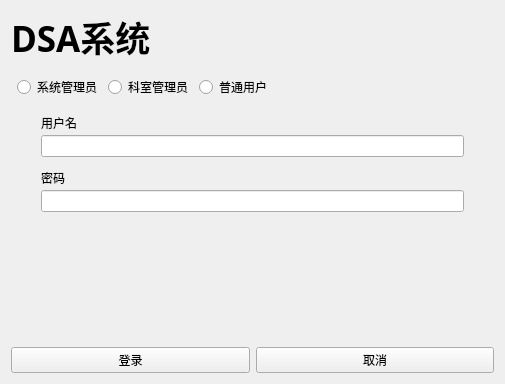
<?xml version="1.0" encoding="UTF-8"?>
<ui version="4.0">
 <class>CDlgLogin</class>
 <widget class="QDialog" name="CDlgLogin">
  <property name="geometry">
   <rect>
    <x>0</x>
    <y>0</y>
    <width>505</width>
    <height>384</height>
   </rect>
  </property>
  <property name="windowTitle">
   <string>DSA登录</string>
  </property>
  <layout class="QVBoxLayout" name="verticalLayout">
   <item>
    <widget class="QLabel" name="label">
     <property name="font">
      <font>
       <family>微软雅黑</family>
       <pointsize>26</pointsize>
       <weight>75</weight>
       <bold>true</bold>
      </font>
     </property>
     <property name="text">
      <string>DSA系统</string>
     </property>
    </widget>
   </item>
   <item>
    <layout class="QHBoxLayout" name="horizontalLayout">
     <property name="leftMargin">
      <number>6</number>
     </property>
     <property name="topMargin">
      <number>6</number>
     </property>
     <property name="rightMargin">
      <number>6</number>
     </property>
     <property name="bottomMargin">
      <number>6</number>
     </property>
     <item>
      <widget class="QRadioButton" name="m_radSysManage">
       <property name="text">
        <string>系统管理员</string>
       </property>
      </widget>
     </item>
     <item>
      <widget class="QRadioButton" name="m_radDepManage">
       <property name="text">
        <string>科室管理员</string>
       </property>
      </widget>
     </item>
     <item>
      <widget class="QRadioButton" name="m_radUser">
       <property name="text">
        <string>普通用户</string>
       </property>
      </widget>
     </item>
     <item>
      <spacer name="horizontalSpacer_4">
       <property name="orientation">
        <enum>Qt::Horizontal</enum>
       </property>
       <property name="sizeHint" stdset="0">
        <size>
         <width>40</width>
         <height>20</height>
        </size>
       </property>
      </spacer>
     </item>
    </layout>
   </item>
   <item>
    <layout class="QVBoxLayout" name="verticalLayout_2">
     <property name="spacing">
      <number>12</number>
     </property>
     <property name="leftMargin">
      <number>30</number>
     </property>
     <property name="topMargin">
      <number>3</number>
     </property>
     <property name="rightMargin">
      <number>30</number>
     </property>
     <property name="bottomMargin">
      <number>3</number>
     </property>
     <item>
      <layout class="QVBoxLayout" name="verticalLayout_3">
       <property name="spacing">
        <number>3</number>
       </property>
       <item>
        <widget class="QLabel" name="label_2">
         <property name="text">
          <string>用户名</string>
         </property>
        </widget>
       </item>
       <item>
        <widget class="QLineEdit" name="m_lineUserName">
         <property name="styleSheet">
          <string notr="true">font: 10pt &quot;微软雅黑&quot;;color rgb(120, 120, 120)</string>
         </property>
         <property name="text">
          <string/>
         </property>
        </widget>
       </item>
      </layout>
     </item>
     <item>
      <layout class="QVBoxLayout" name="verticalLayout_4">
       <property name="spacing">
        <number>3</number>
       </property>
       <item>
        <widget class="QLabel" name="label_3">
         <property name="text">
          <string>密码</string>
         </property>
        </widget>
       </item>
       <item>
        <layout class="QHBoxLayout" name="horizontalLayout_3">
         <item>
          <widget class="QLineEdit" name="m_lineUserPassword">
           <property name="styleSheet">
            <string notr="true">font: 10pt &quot;微软雅黑&quot;;color rgb(120, 120, 120)</string>
           </property>
          </widget>
         </item>
        </layout>
       </item>
      </layout>
     </item>
    </layout>
   </item>
   <item>
    <spacer name="verticalSpacer">
     <property name="orientation">
      <enum>Qt::Vertical</enum>
     </property>
     <property name="sizeHint" stdset="0">
      <size>
       <width>20</width>
       <height>136</height>
      </size>
     </property>
    </spacer>
   </item>
   <item>
    <layout class="QHBoxLayout" name="horizontalLayout_2">
     <item>
      <widget class="QPushButton" name="m_btnLogin">
       <property name="text">
        <string>登录</string>
       </property>
       <property name="autoDefault">
        <bool>false</bool>
       </property>
      </widget>
     </item>
     <item>
      <widget class="QPushButton" name="m_btnConsel">
       <property name="text">
        <string>取消</string>
       </property>
       <property name="autoDefault">
        <bool>false</bool>
       </property>
      </widget>
     </item>
    </layout>
   </item>
  </layout>
 </widget>
 <resources/>
 <connections/>
</ui>
